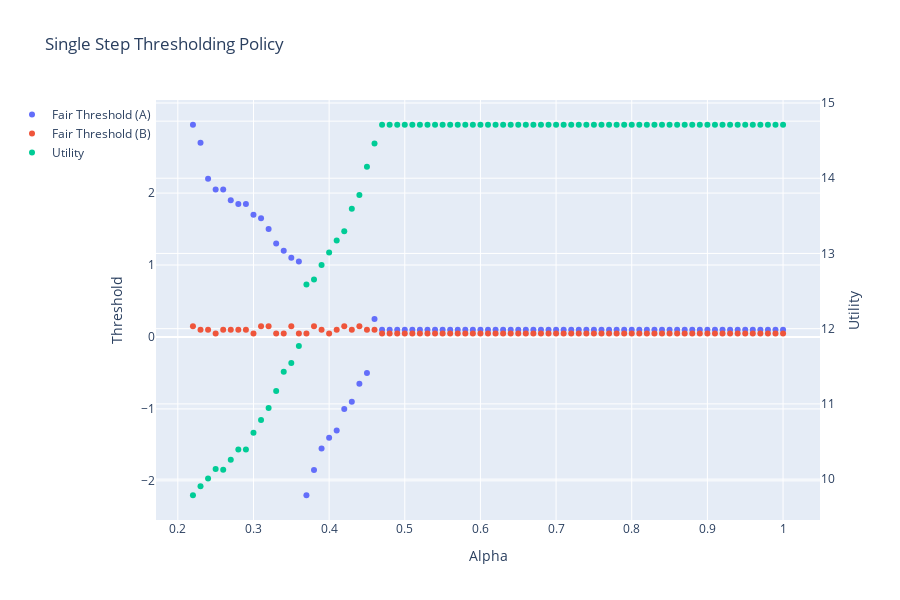

Notebook source saved alongside this figure:
### Code cell
def plot_graphs():
    
    # Traces
    thresholds_A = go.Scatter(x=x_alphas, y=y_thresh_A, mode='markers', name="Fair Threshold (A)")
    thresholds_B = go.Scatter(x=x_alphas, y=y_thresh_B, mode='markers', name="Fair Threshold (B)") 
    utilities = go.Scatter(x=x_alphas, y=y_util, mode='markers', name='Utility', yaxis='y2')

    # Create figure
    fig = go.Figure(data=[thresholds_A, thresholds_B, utilities])

    # Add toggle buttons
    fig.update_layout(
        height = 600,
        title='Single Step Thresholding Policy',
        xaxis=dict(title="Alpha"),
        yaxis=dict(title="Threshold"),
        yaxis2=dict(
            title="Utility",
            overlaying="y",
            side="right"
        ),
        legend=dict(
            x=0,          # Right edge of the plotting area
            #y=1,          # Top of the plotting area
            xanchor='right',   # Legend's left edge aligns at x=1
            yanchor='top'     # Legend's top edge aligns at y=1
        ),
        showlegend=True,
    )

    fig.show()
plot_graphs()
